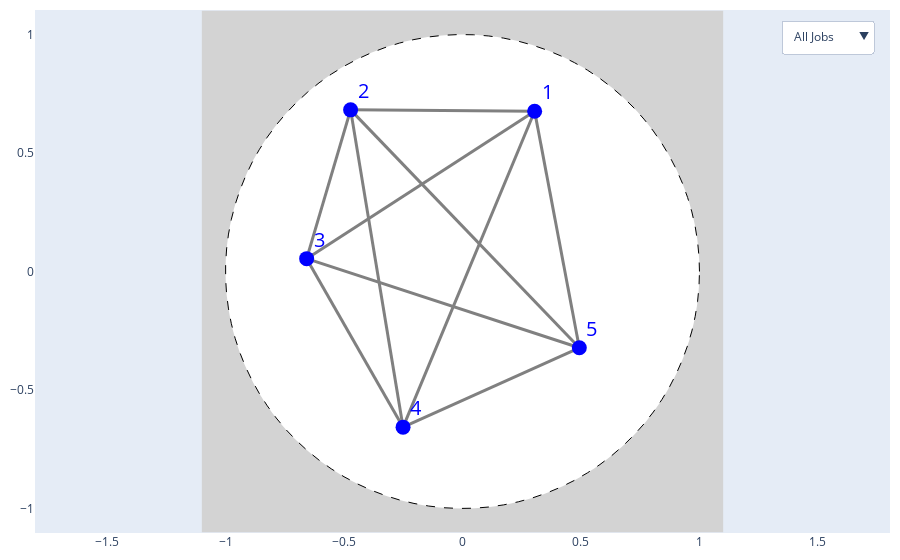

Here is the notebook cell this chart was saved with:
### Code cell
# Variables for plotting
N = rail.N
coords = rail.coords
coords_plot = []
for (x, y), i in zip(coords, N):
	coords_plot.append((x, y, i))
A = rail.A
Ja = rail.Ja
omega_e = rail.omega_e
omega_j = rail.omega_j
J = rail.J
Aj = rail.Aj

buttons = []
traces = {}

# Plot
fig = go.Figure()

# Gray background rectangle
fig.add_shape(
    type="rect",
    x0=-1.1, y0=-1.1, x1=1.1, y1=1.1,
    fillcolor="lightgray",
    line=dict(color="lightgray", width=0),
    layer="below"
)

# White circle
fig.add_shape(
    type="circle",
    x0=-1, y0=-1, x1=1, y1=1,
    fillcolor="white",
    line=dict(color="white", width=0),
    layer="below"
)

# Add dashed unit circle
theta = np.linspace(0, 2 * np.pi, 100)
circle_x = np.cos(theta)
circle_y = np.sin(theta)
fig.add_trace(
    go.Scatter(
        x=circle_x, y=circle_y,
        mode="lines",
        line=dict(color="black", dash="dash", width=1),
        hoverinfo="skip",
        showlegend=False
    )
)

# Add arcs (gray lines between stations)
for i, j in A:
    i_idx = i - 1  # Adjust for 0-based indexing
    j_idx = j - 1
    x0, y0 = coords[i_idx]
    x1, y1 = coords[j_idx]
        
    # Arc lines
    fig.add_trace(
        go.Scatter(
            x=[x0, x1], y=[y0, y1],
            mode="lines",
            line=dict(color="gray", width=3),
            showlegend=False
        )
    )
    
    # Arcs invisible hover markers
    mid_x = (x0 + x1) / 2
    mid_y = (y0 + y1) / 2
    fig.add_trace(
        go.Scatter(
            x=[mid_x], y=[mid_y],
            mode="markers",
            marker=dict(color="lightgray", size=0, opacity=0),
            hovertext=fr"Arc: ({i}, {j})<br>ω_e: {omega_e[(i, j)]:.2f}<br>ω_j: {omega_j[(i, j)]:.2f}<br>Jobs: " + f"{Ja[(i, j)]}" if (i, j) in Ja else "None",
            hoverinfo="text",
            showlegend=False
        )
    )

# Add colored arcs for jobs (if provided)
if J is not None and Aj is not None:

    # Build a colorscale for the jobs
    import plotly.express as px
    light24 = px.colors.qualitative.Light24
    light24[12] = '#C4451C' # substitute gray color

    # Loop over jobs in the range rail.J 
    colorscale = []
    for i in rail.J:
        color = light24[(i - 1) % len(light24)]
        colorscale.append(color)   
    
    # Create a list to store trace indices for buttons
    job_trace_indices = {}

    # for j_idx, (j, color) in enumerate(zip(J, colorscale)):
    #     if j in Aj:
    #         arc_coords_j = []
    #         for a in Aj[j]:
    #             # Find arc coordinates
    #             a_origin = coords[a[0] - 1]
    #             arc_coords_j.append(a_origin) 
    #             a_destination = coords[a[1] - 1]
    #             arc_coords_j.append(a_destination)

    #         print(j, arc_coords_j)

    #         # Plot the arc for the job
    #         trace = go.Scatter(
    #             x=[coord[0] for coord in arc_coords_j],
    #             y=[coord[1] for coord in arc_coords_j],
    #             mode="lines",
    #             visible=False,
    #             line=dict(color=color, width=3),
    #             name=f"Job {j}",
    #             hovertext=f"Job {j}<br>Arc: ({a[0]}, {a[1]})",
    #             hoverinfo="text",
    #             showlegend=False
    #         )
    #         traces[j] = trace
    #         fig.add_trace(trace)
    #         job_trace_indices[j] = len(fig.data) - 1  # Current index after adding

    
    
    # Replace the current job visualization code with this:
    for j_idx, (j, color) in enumerate(zip(J, colorscale)):
        if j in Aj:
            # Store trace indices for this job
            job_trace_indices[j] = []
            
            for a in Aj[j]:
                # Find arc coordinates (just get origin and destination directly)
                a_origin = coords[a[0] - 1]
                a_destination = coords[a[1] - 1]
                
                # Create a separate trace for each arc
                trace = go.Scatter(
                    x=[a_origin[0], a_destination[0]],
                    y=[a_origin[1], a_destination[1]],
                    mode="lines",
                    visible=False,
                    line=dict(color=color, width=3),
                    name=f"Job {j} - Arc {a}",
                    hovertext=f"Job {j}<br>Arc: ({a[0]}, {a[1]})",
                    hoverinfo="text",
                    showlegend=False
                )
                fig.add_trace(trace)
                job_trace_indices[j].append(len(fig.data) - 1)  # Add this trace index to the job's list 
    
    
    

# # Button for each job that TOGGLES just that job's visibility
# for j in J:
#     if j in job_trace_indices:
#         trace_idx = job_trace_indices[j]
#         button = dict(
#             method="restyle",  # Use restyle instead of update
#             label=f"Job {j}",
#             args=[{"visible": "toggle"}, [trace_idx]]  # Toggle only this trace
#         )
#         buttons.append(button)

# # "Show All" button sets all job traces to visible
# show_all_button = dict(
#     method="restyle",
#     label="All Jobs",
#     args=[{"visible": True}, [job_trace_indices[j] for j in job_trace_indices]]
# )

# # "Hide All" button hides all job traces
# hide_all_button = dict(
#     method="restyle",
#     label="Hide Jobs",
#     args=[{"visible": False}, [job_trace_indices[j] for j in job_trace_indices]]
# )



# Update the button creation code
for j in J:
    if j in job_trace_indices:
        trace_indices = job_trace_indices[j]
        button = dict(
            method="restyle",
            label=f"Job {j}",
            args=[{"visible": True}, trace_indices],  # Toggle all traces for this job
            args2=[{"visible": False}, trace_indices]  # Hide all traces for this job
        )
        buttons.append(button)

# Update show all/hide all buttons
all_job_trace_indices = [idx for j in job_trace_indices for idx in job_trace_indices[j]]

show_all_button = dict(
    method="restyle",
    label="All Jobs",
    args=[{"visible": True}, all_job_trace_indices]
)

hide_all_button = dict(
    method="restyle",
    label="Hide Jobs",
    args=[{"visible": False}, all_job_trace_indices]
)




# Add stations (blue dots)
fig.add_trace(go.Scatter(
    x=[x for x, _, _ in coords_plot],
    y=[y for _, y, _ in coords_plot],
    mode="markers",
    marker=dict(color="blue", size=15),
    text=[f"Station: {s}<br>X: {x:.2f}<br>Y: {y:.2f}" for x, y, s in coords_plot],
    hoverinfo="text",
    showlegend=False
))
# Add station numbers as text labels next to dots
fig.add_trace(go.Scatter(
    x=[x+3e-2 for x, _, _ in coords_plot],
    y=[y+3e-2 for _, y, _ in coords_plot],
    mode="text",
    text=[f"{s}" for _, _, s in coords_plot],
    textposition="top right",  # Position text to the top right of points
    textfont=dict(
        color="blue",
        size=20,
    ),
    hoverinfo="skip",  # Don't show additional hover info for these text elements
    showlegend=False
))

# Update layout
fig.update_layout(
    autosize=True,   # let the container size drive the plot
    # width=1000,
    # height=1000,
    margin=dict(l=10, r=10, t=10, b=10),
    xaxis=dict(
        range=[-1.1, 1.1],
        showgrid=False,
        zeroline=False,
        scaleanchor="y",
        scaleratio=1,
    ),
    yaxis=dict(
        range=[-1.1, 1.1],
        showgrid=False,
        zeroline=False,
        scaleanchor="x",
        scaleratio=1
    ),
    updatemenus=[
        dict(
            type='dropdown',
            buttons=[show_all_button, hide_all_button] + buttons,
            direction='down',
            showactive=True,
            x=0.98,
            xanchor='right',
            y=0.98,
            yanchor='top',
        ),
        # dict(
        #     type='buttons',
        #     buttons=[hide_all_button],
        #     direction='down',
        #     showactive=True,
        #     x=0.98,
        #     xanchor='right',
        #     y=0.93,
        #     yanchor='top',
        # )
    ],
    # legend=dict(
    #     yanchor="top",
    #     y=1,
    #     xanchor="left",
    #     x=1,
    # ),
    hovermode="closest",
    hoverlabel=dict(font_size=16),
)

fig.show()

# # Save as interactive html
# div_station_plot = plot(
#     fig, include_plotlyjs=True, config={"responsive": True}, output_type="div"
# )
# # write div snippet to file
# with open('docs/images/stations.html', 'w') as f:
#     f.write(div_station_plot)

### Figure 1 — Plotly figure (JSON) as saved in the notebook; plotly's stock layout.template omitted (floating-point values rounded to 4 significant figures)
{"data": [{"hoverinfo": "skip", "line": {"color": "black", "dash": "dash", "width": 1}, "mode": "lines", "showlegend": false, "type": "scatter", "x": [1.0, 0.998, 0.992, 0.9819, 0.9679, 0.9501, 0.9284, 0.9029, 0.8738, 0.8413, 0.8053, 0.766, 0.7237, 0.6785, 0.6306, 0.5801, 0.5272, 0.4723, 0.4154, 0.3569, 0.2969, 0.2358, 0.1736, 0.1108, 0.04758, -0.01587, -0.07925, -0.1423, -0.2048, -0.2665, -0.3271, -0.3863, -0.4441, -0.5, -0.5539, -0.6056, -0.6549, -0.7015, -0.7453, -0.7861, -0.8237, -0.858, -0.8888, -0.9161, -0.9397, -0.9595, -0.9754, -0.9874, -0.9955, -0.9995, -0.9995, -0.9955, -0.9874, -0.9754, -0.9595, -0.9397, -0.9161, -0.8888, -0.858, -0.8237, -0.7861, -0.7453, -0.7015, -0.6549, -0.6056, -0.5539, -0.5, -0.4441, -0.3863, -0.3271, -0.2665, -0.2048, -0.1423, -0.07925, -0.01587, 0.04758, 0.1108, 0.1736, 0.2358, 0.2969, 0.3569, 0.4154, 0.4723, 0.5272, 0.5801, 0.6306, 0.6785, 0.7237, 0.766, 0.8053, 0.8413, 0.8738, 0.9029, 0.9284, 0.9501, 0.9679, 0.9819, 0.992, 0.998, 1.0], "y": [0.0, 0.06342, 0.1266, 0.1893, 0.2511, 0.312, 0.3717, 0.4298, 0.4862, 0.5406, 0.5929, 0.6428, 0.6901, 0.7346, 0.7761, 0.8146, 0.8497, 0.8815, 0.9096, 0.9341, 0.9549, 0.9718, 0.9848, 0.9938, 0.9989, 0.9999, 0.9969, 0.9898, 0.9788, 0.9638, 0.945, 0.9224, 0.896, 0.866, 0.8326, 0.7958, 0.7557, 0.7127, 0.6668, 0.6182, 0.5671, 0.5137, 0.4582, 0.4009, 0.342, 0.2817, 0.2203, 0.158, 0.09506, 0.03173, -0.03173, -0.09506, -0.158, -0.2203, -0.2817, -0.342, -0.4009, -0.4582, -0.5137, -0.5671, -0.6182, -0.6668, -0.7127, -0.7557, -0.7958, -0.8326, -0.866, -0.896, -0.9224, -0.945, -0.9638, -0.9788, -0.9898, -0.9969, -0.9999, -0.9989, -0.9938, -0.9848, -0.9718, -0.9549, -0.9341, -0.9096, -0.8815, -0.8497, -0.8146, -0.7761, -0.7346, -0.6901, -0.6428, -0.5929, -0.5406, -0.4862, -0.4298, -0.3717, -0.312, -0.2511, -0.1893, -0.1266, -0.06342, -2.449e-16]}, {"line": {"color": "gray", "width": 3}, "mode": "lines", "showlegend": false, "type": "scatter", "x": [0.3044, -0.4722], "y": [0.6763, 0.6821]}, {"hoverinfo": "text", "hovertext": "Arc: (1, 2)<br>ω_e: 0.78<br>ω_j: 1.05<br>Jobs: [2, 6]", "marker": {"color": "lightgray", "opacity": 0, "size": 0}, "mode": "markers", "showlegend": false, "type": "scatter", "x": [-0.08389], "y": [0.6792]}, {"line": {"color": "gray", "width": 3}, "mode": "lines", "showlegend": false, "type": "scatter", "x": [0.3044, -0.6577], "y": [0.6763, 0.05428]}, {"hoverinfo": "text", "hovertext": "Arc: (1, 3)<br>ω_e: 1.15<br>ω_j: 1.55<br>Jobs: [2, 10]", "marker": {"color": "lightgray", "opacity": 0, "size": 0}, "mode": "markers", "showlegend": false, "type": "scatter", "x": [-0.1766], "y": [0.3653]}, {"line": {"color": "gray", "width": 3}, "mode": "lines", "showlegend": false, "type": "scatter", "x": [0.3044, -0.2508], "y": [0.6763, -0.6569]}, {"hoverinfo": "text", "hovertext": "Arc: (1, 4)<br>ω_e: 1.44<br>ω_j: 1.95<br>Jobs: [9, 10]", "marker": {"color": "lightgray", "opacity": 0, "size": 0}, "mode": "markers", "showlegend": false, "type": "scatter", "x": [0.02679], "y": [0.009703]}, {"line": {"color": "gray", "width": 3}, "mode": "lines", "showlegend": false, "type": "scatter", "x": [0.3044, 0.4929], "y": [0.6763, -0.3218]}, {"hoverinfo": "text", "hovertext": "Arc: (1, 5)<br>ω_e: 1.02<br>ω_j: 1.37<br>Jobs: [1, 7]", "marker": {"color": "lightgray", "opacity": 0, "size": 0}, "mode": "markers", "showlegend": false, "type": "scatter", "x": [0.3987], "y": [0.1772]}, {"line": {"color": "gray", "width": 3}, "mode": "lines", "showlegend": false, "type": "scatter", "x": [-0.4722, -0.6577], "y": [0.6821, 0.05428]}, {"hoverinfo": "text", "hovertext": "Arc: (2, 3)<br>ω_e: 0.65<br>ω_j: 0.88<br>Jobs: [3, 4, 5, 8]", "marker": {"color": "lightgray", "opacity": 0, "size": 0}, "mode": "markers", "showlegend": false, "type": "scatter", "x": [-0.5649], "y": [0.3682]}, {"line": {"color": "gray", "width": 3}, "mode": "lines", "showlegend": false, "type": "scatter", "x": [-0.4722, -0.2508], "y": [0.6821, -0.6569]}, {"hoverinfo": "text", "hovertext": "Arc: (2, 4)<br>ω_e: 1.36<br>ω_j: 1.83<br>Jobs: [5, 7, 8]", "marker": {"color": "lightgray", "opacity": 0, "size": 0}, "mode": "markers", "showlegend": false, "type": "scatter", "x": [-0.3615], "y": [0.01259]}, {"line": {"color": "gray", "width": 3}, "mode": "lines", "showlegend": false, "type": "scatter", "x": [-0.4722, 0.4929], "y": [0.6821, -0.3218]}, {"hoverinfo": "text", "hovertext": "Arc: (2, 5)<br>ω_e: 1.39<br>ω_j: 1.88<br>Jobs: [5]", "marker": {"color": "lightgray", "opacity": 0, "size": 0}, "mode": "markers", "showlegend": false, "type": "scatter", "x": [0.01036], "y": [0.1801]}, {"line": {"color": "gray", "width": 3}, "mode": "lines", "showlegend": false, "type": "scatter", "x": [-0.6577, -0.2508], "y": [0.05428, -0.6569]}, {"hoverinfo": "text", "hovertext": "Arc: (3, 4)<br>ω_e: 0.82<br>ω_j: 1.11<br>Jobs: [3, 5]", "marker": {"color": "lightgray", "opacity": 0, "size": 0}, "mode": "markers", "showlegend": false, "type": "scatter", "x": [-0.4542], "y": [-0.3013]}, {"line": {"color": "gray", "width": 3}, "mode": "lines", "showlegend": false, "type": "scatter", "x": [-0.6577, 0.4929], "y": [0.05428, -0.3218]}, {"hoverinfo": "text", "hovertext": "Arc: (3, 5)<br>ω_e: 1.21<br>ω_j: 1.63<br>Jobs: [2]", "marker": {"color": "lightgray", "opacity": 0, "size": 0}, "mode": "markers", "showlegend": false, "type": "scatter", "x": [-0.08238], "y": [-0.1338]}, {"line": {"color": "gray", "width": 3}, "mode": "lines", "showlegend": false, "type": "scatter", "x": [-0.2508, 0.4929], "y": [-0.6569, -0.3218]}, {"hoverinfo": "text", "hovertext": "Arc: (4, 5)<br>ω_e: 0.82<br>ω_j: 1.10<br>Jobs: [7]", "marker": {"color": "lightgray", "opacity": 0, "size": 0}, "mode": "markers", "showlegend": false, "type": "scatter", "x": [0.121], "y": [-0.4894]}, {"hoverinfo": "text", "hovertext": "Job 1<br>Arc: (1, 5)", "line": {"color": "#FD3216", "width": 3}, "mode": "lines", "name": "Job 1 - Arc (1, 5)", "showlegend": false, "type": "scatter", "visible": false, "x": [0.3044, 0.4929], "y": [0.6763, -0.3218]}, {"hoverinfo": "text", "hovertext": "Job 2<br>Arc: (3, 5)", "line": {"color": "#00FE35", "width": 3}, "mode": "lines", "name": "Job 2 - Arc (3, 5)", "showlegend": false, "type": "scatter", "visible": false, "x": [-0.6577, 0.4929], "y": [0.05428, -0.3218]}, {"hoverinfo": "text", "hovertext": "Job 2<br>Arc: (1, 3)", "line": {"color": "#00FE35", "width": 3}, "mode": "lines", "name": "Job 2 - Arc (1, 3)", "showlegend": false, "type": "scatter", "visible": false, "x": [0.3044, -0.6577], "y": [0.6763, 0.05428]}, {"hoverinfo": "text", "hovertext": "Job 2<br>Arc: (1, 2)", "line": {"color": "#00FE35", "width": 3}, "mode": "lines", "name": "Job 2 - Arc (1, 2)", "showlegend": false, "type": "scatter", "visible": false, "x": [0.3044, -0.4722], "y": [0.6763, 0.6821]}, {"hoverinfo": "text", "hovertext": "Job 3<br>Arc: (2, 3)", "line": {"color": "#6A76FC", "width": 3}, "mode": "lines", "name": "Job 3 - Arc (2, 3)", "showlegend": false, "type": "scatter", "visible": false, "x": [-0.4722, -0.6577], "y": [0.6821, 0.05428]}, {"hoverinfo": "text", "hovertext": "Job 3<br>Arc: (3, 4)", "line": {"color": "#6A76FC", "width": 3}, "mode": "lines", "name": "Job 3 - Arc (3, 4)", "showlegend": false, "type": "scatter", "visible": false, "x": [-0.6577, -0.2508], "y": [0.05428, -0.6569]}, {"hoverinfo": "text", "hovertext": "Job 4<br>Arc: (2, 3)", "line": {"color": "#FED4C4", "width": 3}, "mode": "lines", "name": "Job 4 - Arc (2, 3)", "showlegend": false, "type": "scatter", "visible": false, "x": [-0.4722, -0.6577], "y": [0.6821, 0.05428]}, {"hoverinfo": "text", "hovertext": "Job 5<br>Arc: (2, 3)", "line": {"color": "#FE00CE", "width": 3}, "mode": "lines", "name": "Job 5 - Arc (2, 3)", "showlegend": false, "type": "scatter", "visible": false, "x": [-0.4722, -0.6577], "y": [0.6821, 0.05428]}, {"hoverinfo": "text", "hovertext": "Job 5<br>Arc: (3, 4)", "line": {"color": "#FE00CE", "width": 3}, "mode": "lines", "name": "Job 5 - Arc (3, 4)", "showlegend": false, "type": "scatter", "visible": false, "x": [-0.6577, -0.2508], "y": [0.05428, -0.6569]}, {"hoverinfo": "text", "hovertext": "Job 5<br>Arc: (2, 5)", "line": {"color": "#FE00CE", "width": 3}, "mode": "lines", "name": "Job 5 - Arc (2, 5)", "showlegend": false, "type": "scatter", "visible": false, "x": [-0.4722, 0.4929], "y": [0.6821, -0.3218]}, {"hoverinfo": "text", "hovertext": "Job 5<br>Arc: (2, 4)", "line": {"color": "#FE00CE", "width": 3}, "mode": "lines", "name": "Job 5 - Arc (2, 4)", "showlegend": false, "type": "scatter", "visible": false, "x": [-0.4722, -0.2508], "y": [0.6821, -0.6569]}, {"hoverinfo": "text", "hovertext": "Job 6<br>Arc: (1, 2)", "line": {"color": "#0DF9FF", "width": 3}, "mode": "lines", "name": "Job 6 - Arc (1, 2)", "showlegend": false, "type": "scatter", "visible": false, "x": [0.3044, -0.4722], "y": [0.6763, 0.6821]}, {"hoverinfo": "text", "hovertext": "Job 7<br>Arc: (4, 5)", "line": {"color": "#F6F926", "width": 3}, "mode": "lines", "name": "Job 7 - Arc (4, 5)", "showlegend": false, "type": "scatter", "visible": false, "x": [-0.2508, 0.4929], "y": [-0.6569, -0.3218]}, {"hoverinfo": "text", "hovertext": "Job 7<br>Arc: (1, 5)", "line": {"color": "#F6F926", "width": 3}, "mode": "lines", "name": "Job 7 - Arc (1, 5)", "showlegend": false, "type": "scatter", "visible": false, "x": [0.3044, 0.4929], "y": [0.6763, -0.3218]}, {"hoverinfo": "text", "hovertext": "Job 7<br>Arc: (2, 4)", "line": {"color": "#F6F926", "width": 3}, "mode": "lines", "name": "Job 7 - Arc (2, 4)", "showlegend": false, "type": "scatter", "visible": false, "x": [-0.4722, -0.2508], "y": [0.6821, -0.6569]}, {"hoverinfo": "text", "hovertext": "Job 8<br>Arc: (2, 3)", "line": {"color": "#FF9616", "width": 3}, "mode": "lines", "name": "Job 8 - Arc (2, 3)", "showlegend": false, "type": "scatter", "visible": false, "x": [-0.4722, -0.6577], "y": [0.6821, 0.05428]}, {"hoverinfo": "text", "hovertext": "Job 8<br>Arc: (2, 4)", "line": {"color": "#FF9616", "width": 3}, "mode": "lines", "name": "Job 8 - Arc (2, 4)", "showlegend": false, "type": "scatter", "visible": false, "x": [-0.4722, -0.2508], "y": [0.6821, -0.6569]}, {"hoverinfo": "text", "hovertext": "Job 9<br>Arc: (1, 4)", "line": {"color": "#479B55", "width": 3}, "mode": "lines", "name": "Job 9 - Arc (1, 4)", "showlegend": false, "type": "scatter", "visible": false, "x": [0.3044, -0.2508], "y": [0.6763, -0.6569]}, {"hoverinfo": "text", "hovertext": "Job 10<br>Arc: (1, 4)", "line": {"color": "#EEA6FB", "width": 3}, "mode": "lines", "name": "Job 10 - Arc (1, 4)", "showlegend": false, "type": "scatter", "visible": false, "x": [0.3044, -0.2508], "y": [0.6763, -0.6569]}, {"hoverinfo": "text", "hovertext": "Job 10<br>Arc: (1, 3)", "line": {"color": "#EEA6FB", "width": 3}, "mode": "lines", "name": "Job 10 - Arc (1, 3)", "showlegend": false, "type": "scatter", "visible": false, "x": [0.3044, -0.6577], "y": [0.6763, 0.05428]}, {"hoverinfo": "text", "marker": {"color": "blue", "size": 15}, "mode": "markers", "showlegend": false, "text": ["Station: 1<br>X: 0.30<br>Y: 0.68", "Station: 2<br>X: -0.47<br>Y: 0.68", "Station: 3<br>X: -0.66<br>Y: 0.05", "Station: 4<br>X: -0.25<br>Y: -0.66", "Station: 5<br>X: 0.49<br>Y: -0.32"], "type": "scatter", "x": [0.3044, -0.4722, -0.6577, -0.2508, 0.4929], "y": [0.6763, 0.6821, 0.05428, -0.6569, -0.3218]}, {"hoverinfo": "skip", "mode": "text", "showlegend": false, "text": ["1", "2", "3", "4", "5"], "textfont": {"color": "blue", "size": 20}, "textposition": "top right", "type": "scatter", "x": [0.3344, -0.4422, -0.6277, -0.2208, 0.5229], "y": [0.7063, 0.7121, 0.08428, -0.6269, -0.2918]}], "layout": {"autosize": true, "hoverlabel": {"font": {"size": 16}}, "hovermode": "closest", "margin": {"b": 10, "l": 10, "r": 10, "t": 10}, "shapes": [{"fillcolor": "lightgray", "layer": "below", "line": {"color": "lightgray", "width": 0}, "type": "rect", "x0": -1.1, "x1": 1.1, "y0": -1.1, "y1": 1.1}, {"fillcolor": "white", "layer": "below", "line": {"color": "white", "width": 0}, "type": "circle", "x0": -1, "x1": 1, "y0": -1, "y1": 1}], "updatemenus": [{"buttons": [{"args": [{"visible": true}, [21, 22, 23, 24, 25, 26, 27, 28, 29, 30, 31, 32, 33, 34, 35, 36, 37, 38, 39, 40]], "label": "All Jobs", "method": "restyle"}, {"args": [{"visible": false}, [21, 22, 23, 24, 25, 26, 27, 28, 29, 30, 31, 32, 33, 34, 35, 36, 37, 38, 39, 40]], "label": "Hide Jobs", "method": "restyle"}, {"args": [{"visible": true}, [21]], "args2": [{"visible": false}, [21]], "label": "Job 1", "method": "restyle"}, {"args": [{"visible": true}, [22, 23, 24]], "args2": [{"visible": false}, [22, 23, 24]], "label": "Job 2", "method": "restyle"}, {"args": [{"visible": true}, [25, 26]], "args2": [{"visible": false}, [25, 26]], "label": "Job 3", "method": "restyle"}, {"args": [{"visible": true}, [27]], "args2": [{"visible": false}, [27]], "label": "Job 4", "method": "restyle"}, {"args": [{"visible": true}, [28, 29, 30, 31]], "args2": [{"visible": false}, [28, 29, 30, 31]], "label": "Job 5", "method": "restyle"}, {"args": [{"visible": true}, [32]], "args2": [{"visible": false}, [32]], "label": "Job 6", "method": "restyle"}, {"args": [{"visible": true}, [33, 34, 35]], "args2": [{"visible": false}, [33, 34, 35]], "label": "Job 7", "method": "restyle"}, {"args": [{"visible": true}, [36, 37]], "args2": [{"visible": false}, [36, 37]], "label": "Job 8", "method": "restyle"}, {"args": [{"visible": true}, [38]], "args2": [{"visible": false}, [38]], "label": "Job 9", "method": "restyle"}, {"args": [{"visible": true}, [39, 40]], "args2": [{"visible": false}, [39, 40]], "label": "Job 10", "method": "restyle"}], "direction": "down", "showactive": true, "type": "dropdown", "x": 0.98, "xanchor": "right", "y": 0.98, "yanchor": "top"}], "xaxis": {"range": [-1.1, 1.1], "scaleanchor": "y", "scaleratio": 1, "showgrid": false, "zeroline": false}, "yaxis": {"range": [-1.1, 1.1], "scaleanchor": "x", "scaleratio": 1, "showgrid": false, "zeroline": false}}}
